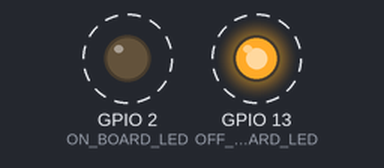
Simulated run of this sketch. Board: ESP8266 (NodeMCU). On the bench: output pins drawn as LEDs (lit = HIGH). Dashed ring = blinking.

Above: at 0.1 s.
Timing chart, 0 to 3.0 s (numbered marks = the images above):
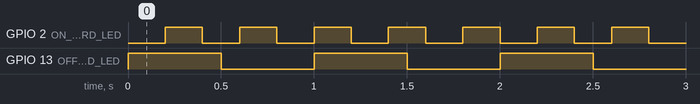

Measured:
- by itself, GPIO 2 (ON_BOARD_LED): alternates HIGH for 0.20 s and LOW for 0.20 s
- by itself, GPIO 13 (OFF_BOARD_LED): alternates HIGH for 0.50 s and LOW for 0.50 s
- by itself, everything shown: repeats every 2.0 s, in 12 steps

The sketch:

esp8266_led_timer_test.ino
```cpp
#include <dummy.h>
#include <Adafruit_NeoPixel.h>
#include <Ticker.h>

/*
void setup() {
  // initialize digital pin 13 as an output.
  pinMode(13, OUTPUT);
}

// the loop function runs over and over again forever
void loop() {
  digitalWrite(13, HIGH);   // turn the LED on (HIGH is the voltage level)
  delay(1000);              // wait for a second
  digitalWrite(13, LOW);    // turn the LED off by making the voltage LOW
  delay(1000);              // wait for a second
}
*/

#define OFF_BOARD_LED 13
#define OFF_BOARD_LED_PERIOD 2500000 // hardware timer1 has period of 200ns, so LED_PERIOD/5 = us
#define ON_BOARD_LED 2
#define ON_BOARD_LED_PERIOD 200 // software timer accepts time in ms

Ticker blinker;

//=======================================================================
void ICACHE_RAM_ATTR onTimerISR(){
    digitalWrite(OFF_BOARD_LED,!(digitalRead(OFF_BOARD_LED)));  //Toggle LED Pin
    timer1_write(OFF_BOARD_LED_PERIOD);
}

void changeLEDState()
{
  digitalWrite(ON_BOARD_LED, !(digitalRead(ON_BOARD_LED)));  //Invert Current State of LED
}
//=======================================================================
//                               Setup
//=======================================================================
void setup()
{
    Serial.begin(115200);
    Serial.println("");

    // off board LED will use the hardware timer1 in this example
    pinMode(OFF_BOARD_LED,OUTPUT);
    timer1_attachInterrupt(onTimerISR);
    timer1_enable(TIM_DIV16, TIM_EDGE, TIM_SINGLE);
    timer1_write(ON_BOARD_LED_PERIOD);

    // on board LED will use the software timer in this example
    pinMode(ON_BOARD_LED,OUTPUT);
    blinker.attach_ms(ON_BOARD_LED_PERIOD, changeLEDState);
}
//=======================================================================
//                MAIN LOOP
//=======================================================================
void loop()
{
}
//=======================================================================
```
